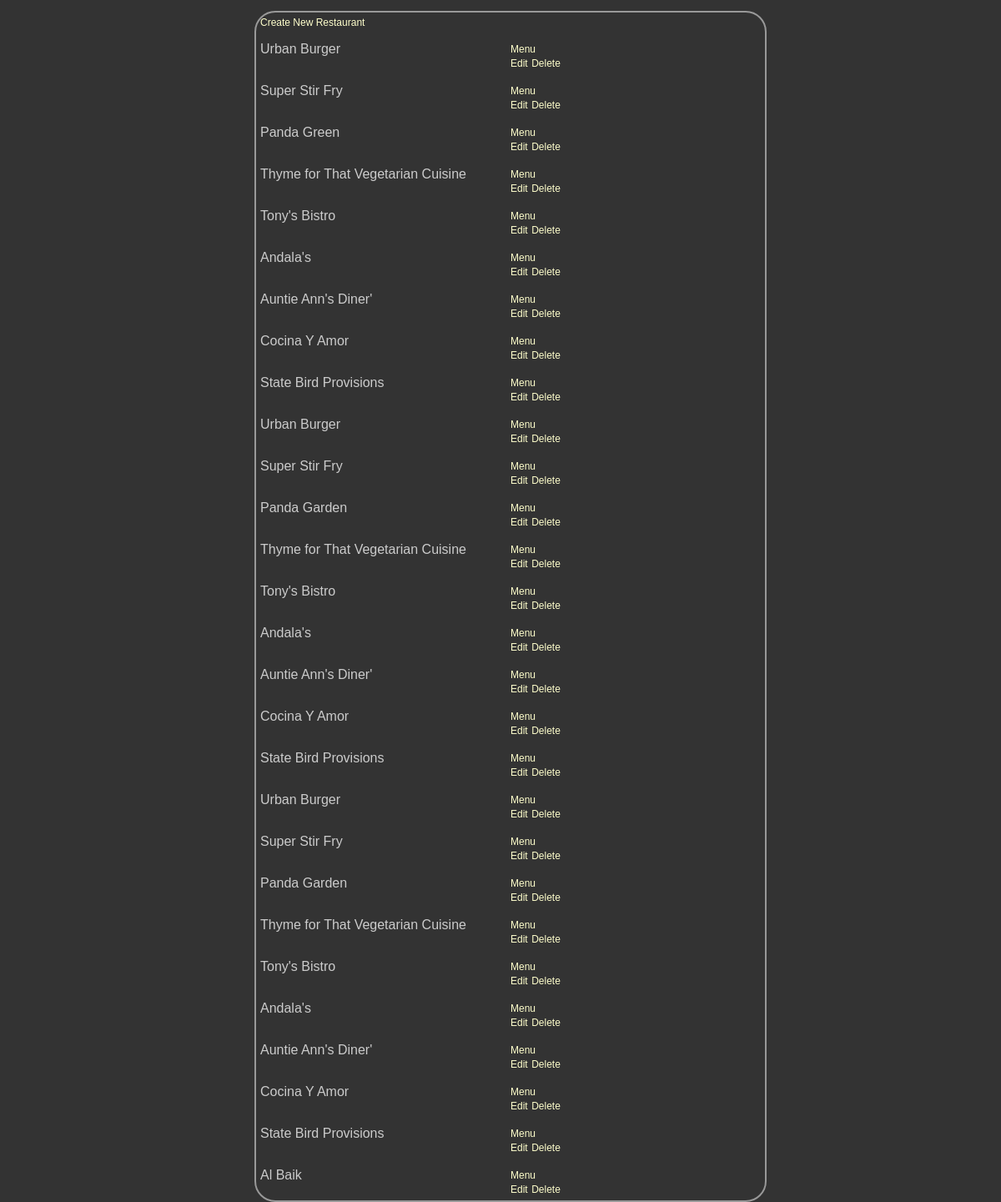
The app's page /restaurants with its own data.
### database_setup.py (models this page shows)
class Restaurant(Base):
	__tablename__ = 'restaurant'
        id = Column(Integer, primary_key = True)
        name = Column(String(80), nullable = False)

### finalproject.py (the view)
@app.route('/')
@app.route('/restaurants')
def showRestaurants():
	allrestaurants = session.query(Restaurant).all()
	return render_template('restaurants.html', allrestaurants = allrestaurants)

### templates/restaurants.html (shortened to what this page needs)
<html>
<head>
	<link rel=stylesheet type=text/css href="{{ url_for('static', filename='styles.css') }}">
	</head>
	<body>
	<div class = 'restaurantpane'>
	<a href = '{{url_for('newRestaurant')}}'>Create New Restaurant</a>
		{% for restaurant in allrestaurants %}
    <div class = 'nameAndPrice'>
		<span class = 'name'><p>{{restaurant.name}}</p></span>
		<br>
		<a href = '{{ url_for("RestaurantMenu", restaurant_id = restaurant.id)}}'> Menu </a>
	<div class = "editdeletepane">
	<a href='{{url_for('editRestaurant',restaurant_id = restaurant.id)}}' >Edit</a>
	<a href='{{url_for('deleteRestaurant', restaurant_id = restaurant.id)}}' >
	Delete</a>
	</div>
		{% endfor %}
</div>
</div>
	</body>
</html>

### static/styles.css (style rules this page uses)
body { font-family: sans-serif; background-image: url('img3.jpg'); background-color: #333333 }
p, dd, dt { color: #CCCCCC; }
a { text-decoration: none; color:#FFFFCC; font-size: .75em; }
.restaurantpane { position: absolute; left: 25%; border:2px solid; width: 50%; border-radius: 25px; padding: 5px; margin: 5px; border-color: #999999; background-color: #333333 }
.name { width:50%;display: inline-block; float: left; }

### records on screen
Restaurant: name "Urban Burger"
Restaurant: name "Super Stir Fry"
Restaurant: name "Panda Green"
Restaurant: name "Thyme for That Vegetarian Cuisine"
Restaurant: name "Tony's Bistro"
Restaurant: name "Andala's"
Restaurant: name "Auntie Ann's Diner'"
Restaurant: name "Cocina Y Amor"
Restaurant: name "State Bird Provisions"
Restaurant: name "Urban Burger"
Restaurant: name "Super Stir Fry"
Restaurant: name "Panda Garden"
Restaurant: name "Thyme for That Vegetarian Cuisine"
Restaurant: name "Tony's Bistro"
Restaurant: name "Andala's"
Restaurant: name "Auntie Ann's Diner'"
Restaurant: name "Cocina Y Amor"
Restaurant: name "State Bird Provisions"
Restaurant: name "Urban Burger"
Restaurant: name "Super Stir Fry"
Restaurant: name "Panda Garden"
Restaurant: name "Thyme for That Vegetarian Cuisine"
Restaurant: name "Tony's Bistro"
Restaurant: name "Andala's"
Restaurant: name "Auntie Ann's Diner'"
Restaurant: name "Cocina Y Amor"
Restaurant: name "State Bird Provisions"
Restaurant: name "Al Baik"
